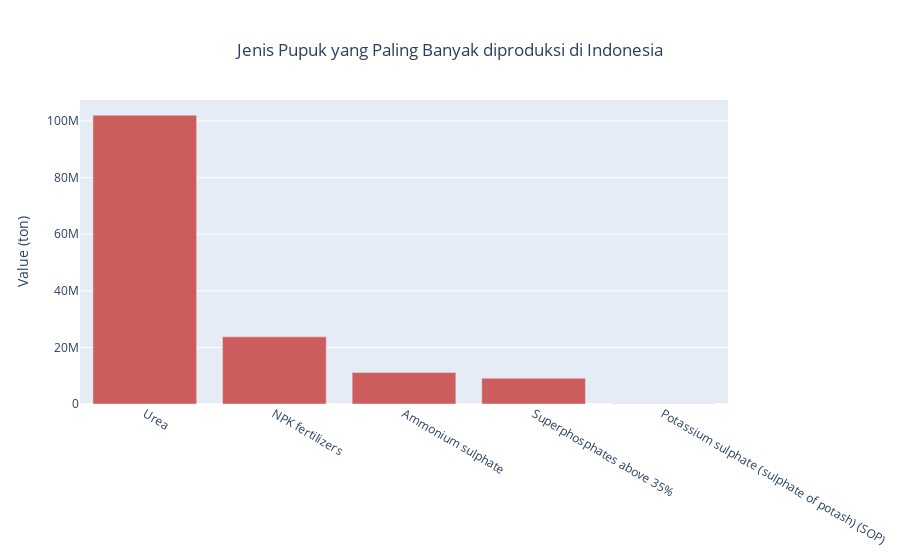

The cell this chart's notebook holds for it:
### Code cell
#Jenis pupuk yang paling banyak diproduksi di Indonesia pada tahun 2017
most_fertilizer_prod_item = indo_prod.groupby(['Item'])['Value'].sum().reset_index().sort_values(by= 'Value', ascending= False).head(5)

fig = go.Figure(data=[go.Bar(
    x= most_fertilizer_prod_item.Item, 
    y= most_fertilizer_prod_item.Value, 
    marker_color= 'indianred')])
fig.update_layout(title= {'text': 'Jenis Pupuk yang Paling Banyak diproduksi di Indonesia',
                         'y':0.9,
                         'x':0.5,
                         'xanchor': 'center',
                         'yanchor': 'bottom'},
                  yaxis_title= 'Value (ton)')

fig.show()

### Figure 1 — Plotly figure (JSON) as saved in the notebook; plotly's stock layout.template omitted (floating-point values rounded to 4 significant figures)
{"data": [{"marker": {"color": "indianred"}, "type": "bar", "x": ["Urea", "NPK fertilizers", "Ammonium sulphate", "Superphosphates above 35%", "Potassium sulphate (sulphate of potash) (SOP)"], "y": [102075104, 23727379, 11173748, 9082437, 74445]}], "layout": {"title": {"text": "Jenis Pupuk yang Paling Banyak diproduksi di Indonesia", "x": 0.5, "xanchor": "center", "y": 0.9, "yanchor": "bottom"}, "yaxis": {"title": {"text": "Value (ton)"}}}}
